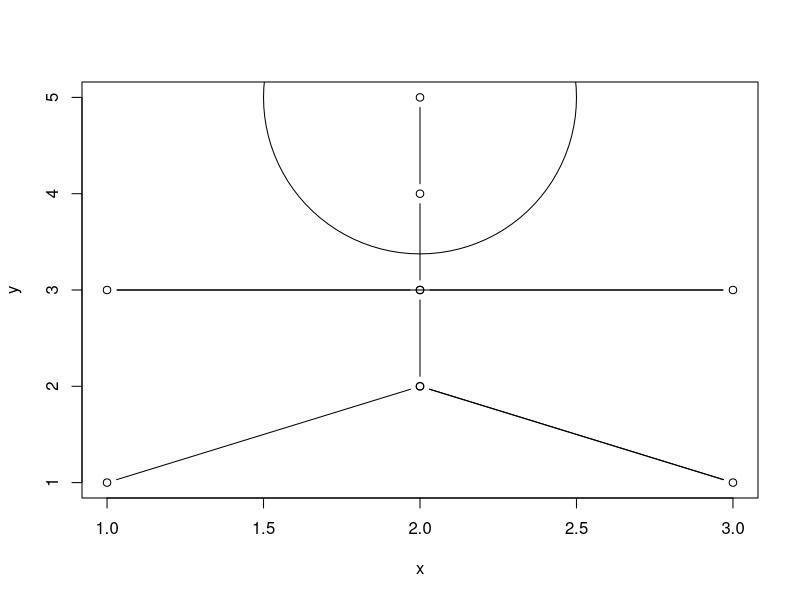

The R source for this figure:
library("ggplot2")
library("plotrix")

print("stickman program")

x <- c(1, 2, 3, 2, 2, 3, 1, 2, 2, 2)
y <- c(1, 2, 1, 2, 3, 3, 3, 3, 4, 5)

plot(x, y, type='b')
draw.circle(2, 5, 0.5)